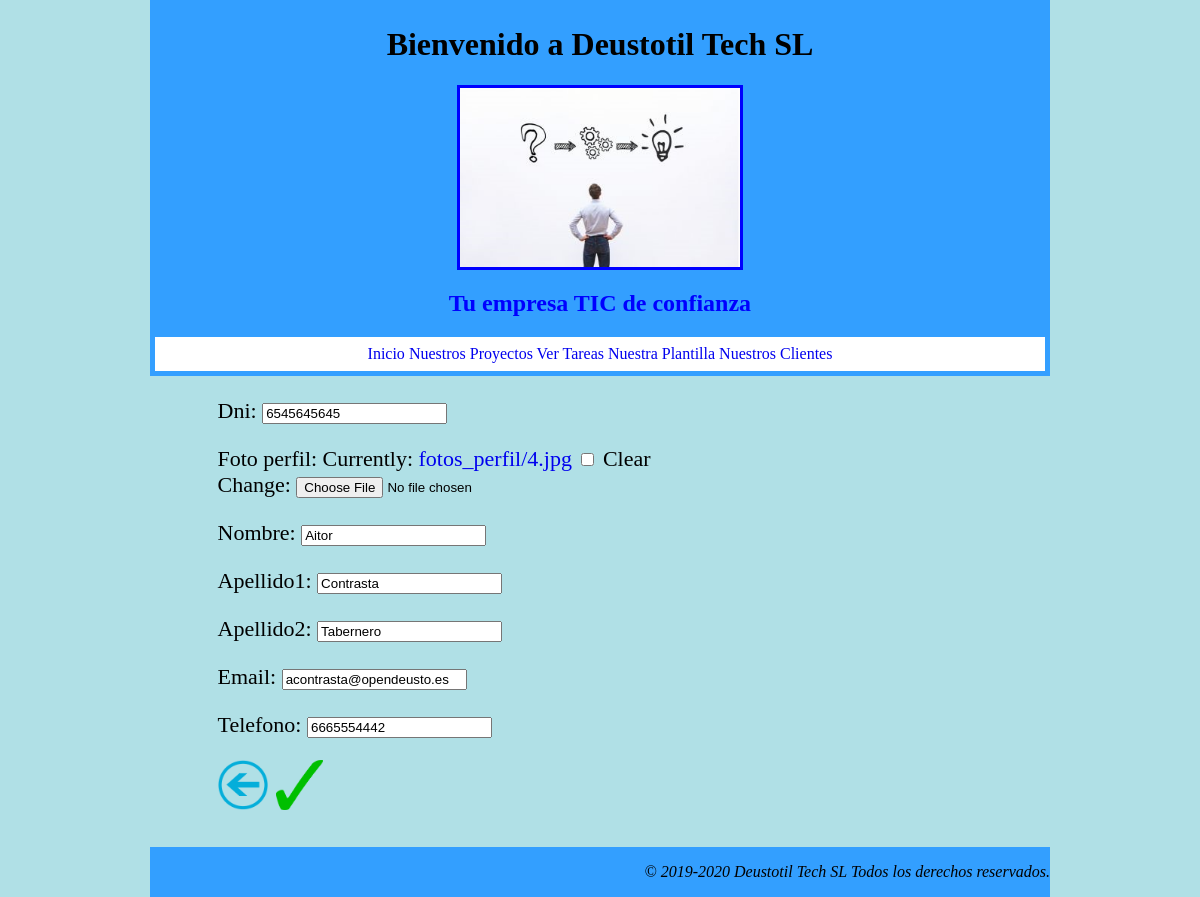
Before: /index/lista_empleados/modificar_empleado/15/ with the older database file.
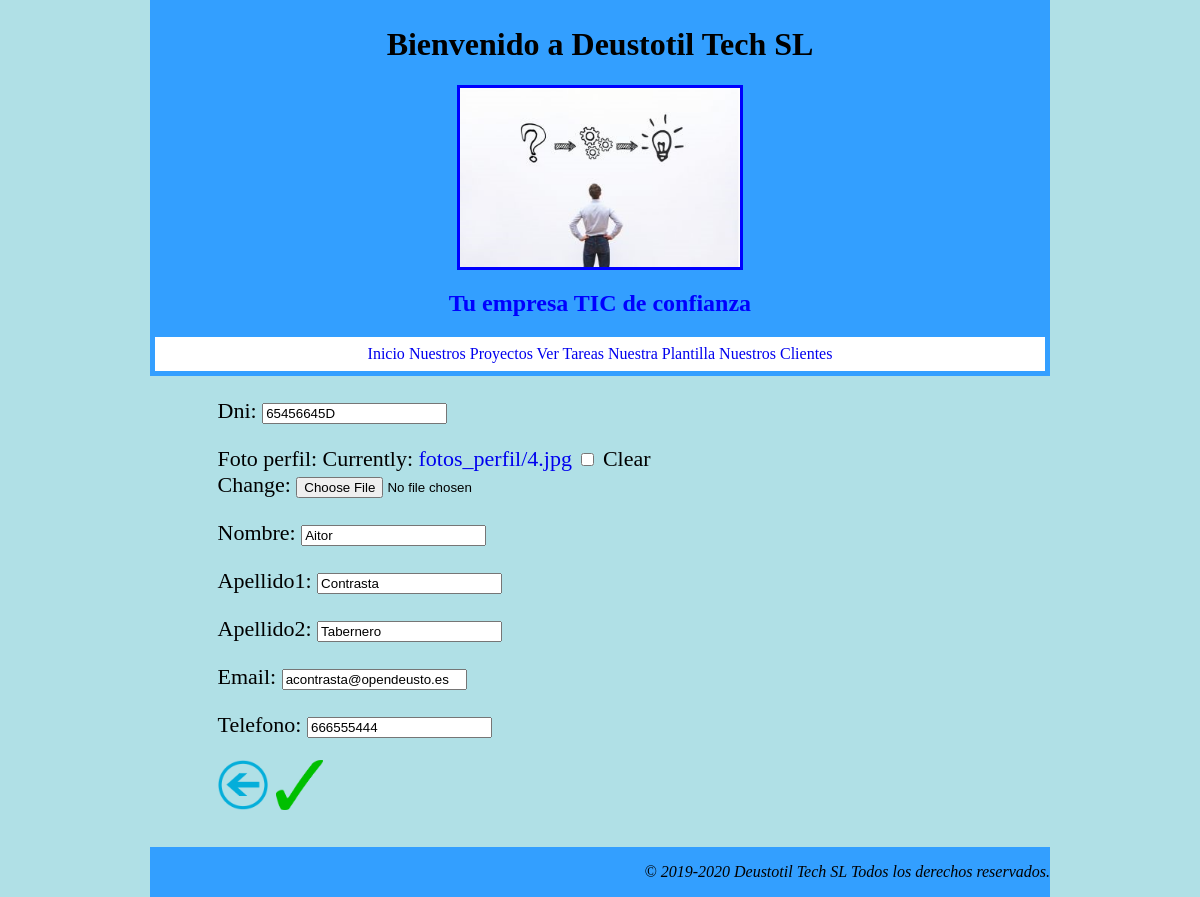
After: the same page with the newer database file.
### appDeustotilTECHSL/models.py (models this page shows, shortened)
class Empleado(models.Model):
    dni = models.CharField(max_length=12)
    foto_perfil = models.ImageField(upload_to='fotos_perfil/', blank=True)
    nombre = models.CharField(max_length=25)
    apellido1 = models.CharField(max_length=25)
    apellido2 = models.CharField(max_length=25)
    email = models.EmailField()
    telefono = models.IntegerField()

### appDeustotilTECHSL/views.py (the view)
# urls.py: path('lista_empleados/modificar_empleado/<pk>/', views.ModificarEmpleado.as_view(), name='modificar_empleado'),
class ModificarEmpleado(UpdateView):
    model = Empleado
    form_class = EmpleadoForm
    template_name = 'modificar_empleado.html'
    success_url = '/index/lista_empleados/'

### appDeustotilTECHSL/forms.py
class EmpleadoForm(forms.ModelForm):
    class Meta:
        model = Empleado
        fields = '__all__'

### appDeustotilTECHSL/templates/modificar_empleado.html (shortened to what this page needs)
{% extends 'index.html' %}
{% load static %}
{% block contenido %}
<form class="formularios" method="POST" enctype="multipart/form-data">
    {{ form.as_p }}
    <a href="{% url 'lista_empleados' %}"><img class="iconoAtras" src="{% static 'img/iconoAtras.png' %}"></a>
    <input class="iconoOK" type="image" src="{% static 'img/iconoOK.png' %}" alt="Submit">
</form>
{% endblock %}

Changed rows visible on the page:
changed Empleado "Aitor": dni "6545645645" → "65456645D"; telefono "6665554442" → "666555444"
